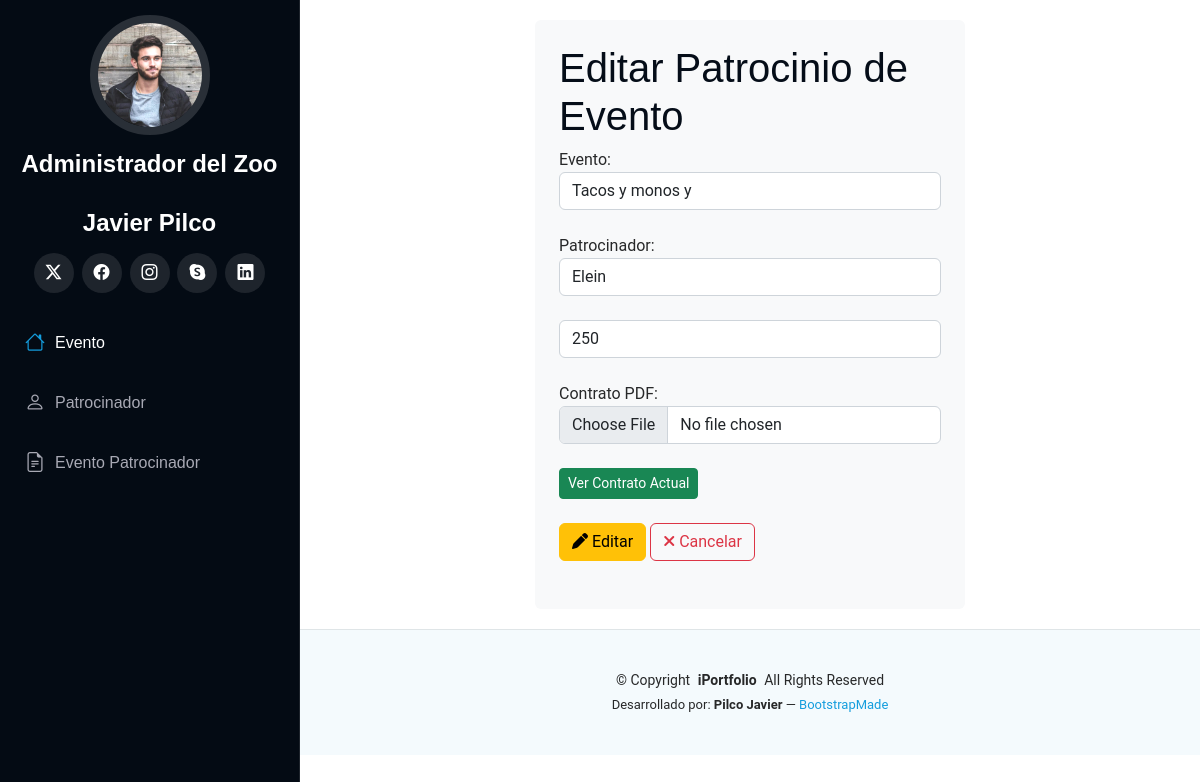
Page /editarEventoPatrocinador/1/ on the committed database.
### Aplicaciones/Eventos/models.py (models this page shows)
class EventoPatrocinador(models.Model):
    id = models.AutoField(primary_key=True)
    evento = models.ForeignKey('Evento', on_delete=models.CASCADE)
    patrocinador = models.ForeignKey('Patrocinador', on_delete=models.CASCADE)
    aporte_economico = models.DecimalField(max_digits=15, decimal_places=2)
    pdf_contrato = models.FileField(upload_to='eventos/contratos', null=True, blank=True)
    fecha_creacion = models.DateTimeField(auto_now_add=True)
    fecha_actualizacion = models.DateTimeField(auto_now=True)

class Evento(models.Model):
    id = models.AutoField(primary_key=True)
    nombre = models.CharField(max_length=200)
    fecha = models.DateField()
    descripcion = models.TextField()
    foto_evento = models.FileField(upload_to='eventos/fotos', null=True, blank=True)
    pdf_programa = models.FileField(upload_to='eventos/programas', null=True, blank=True)

class Patrocinador(models.Model):
    id = models.AutoField(primary_key=True)
    nombre = models.CharField(max_length=200)
    industria = models.CharField(max_length=200)
    logo_patrocinador = models.FileField(upload_to='patrocinadores/logos', null=True, blank=True)

### Aplicaciones/Eventos/views.py (the view)
# urls.py: path('editarEventoPatrocinador/<int:id>/', views.editarEventoPatrocinador),
def editarEventoPatrocinador(request, id):
    ep = EventoPatrocinador.objects.get(id=id)
    eventos = Evento.objects.all()
    patrocinadores = Patrocinador.objects.all()
    return render(request, "editarEventoPatrocinador.html", {
        'ep': ep,
        'eventos': eventos,
        'patrocinadores': patrocinadores
    })

### Aplicaciones/Eventos/templates/editarEventoPatrocinador.html (shortened to what this page needs)
{% extends './plantilla.html' %}
{% block contenido %}
<div class="row">
    <div class="col-md-3"></div>
    <div class="col-md-6 bg-light p-4 rounded">
        <h1>Editar Patrocinio de Evento</h1>
        <form action="/procesarEdicionEventoPatrocinador/" id="frm_editar_evento_patrocinador" method="post" enctype="multipart/form-data">
            <label for="evento_id">Evento:</label><br>
            <select name="evento_id" id="evento_id" class="form-control">
                {% for evento in eventos %}
                    <option value="{{ evento.id }}" {% if evento.id == ep.evento.id %}selected{% endif %}>
                        {{ evento.nombre }}
                    </option>
                {% endfor %}
            </select>
            <br>
            <label for="patrocinador_id">Patrocinador:</label><br>
            <select name="patrocinador_id" id="patrocinador_id" class="form-control">
                {% for patrocinador in patrocinadores %}
                    <option value="{{ patrocinador.id }}" {% if patrocinador.id == ep.patrocinador.id %}selected{% endif %}>
                        {{ patrocinador.nombre }}
                    </option>
                {% endfor %}
            </select>
            <br>
            <input type="number" name="aporte_economico" id="aporte_economico" class="form-control" value="{{ ep.aporte_economico|floatformat:0 }}">
            <br>
            <label for="pdf_contrato">Contrato PDF:</label><br>
            <input type="file" name="pdf_contrato" id="pdf_contrato" class="form-control" accept=".pdf"> <br>
            {% if ep.pdf_contrato %}
                <a href="{{ ep.pdf_contrato.url }}" target="_blank" class="btn btn-sm btn-success">Ver Contrato Actual</a>
            {% else %}
                Ninguno
            {% endif %}
            <br><br>
            <button class="btn btn-warning" type="submit">
                <i class="fa fa-pen"></i> Editar
            </button>
            <a class="btn btn-outline-danger" href="/listarEventoPatrocinador/">
                <i class="fa fa-times"></i> Cancelar
            </a>
        </form>
        <br>
    </div>
    <div class="col-md-3"></div>
</div>
{% endblock %}

### Zoologico/static/assets/css/main.css (style rules this page uses)
:root { --default-font: "Roboto", system-ui, -apple-system, "Segoe UI", Roboto, "Helvetica Neue", Arial, "Noto Sans", "Liberation Sans", sans-serif, "Apple Color Emoji", "Segoe UI Emoji", "Segoe UI Symbol", "Noto Color Emoji"; --heading-font: "Raleway", sans-serif; --nav-font: "Poppins", sans-serif; }
:root { --background-color: #ffffff; --default-color: #272829; --heading-color: #050d18; --accent-color: #149ddd; --surface-color: #ffffff; --contrast-color: #ffffff; }
:root { --nav-color: #a8a9b4; --nav-hover-color: #ffffff; --nav-mobile-background-color: #040b14; --nav-dropdown-background-color: #040b14; --nav-dropdown-color: #a8a9b4; --nav-dropdown-hover-color: #ffffff; }
:root { scroll-behavior: smooth; }
body { color: var(--default-color); background-color: var(--background-color); font-family: var(--default-font); }
a { color: var(--accent-color); text-decoration: none; transition: 0.3s; }
h1, h2, h3, h4, h5, h6 { color: var(--heading-color); font-family: var(--heading-font); }

### rows in the picture
EventoPatrocinador: evento_id "Tacos y monos y", patrocinador_id "Elein", aporte_economico "250"
